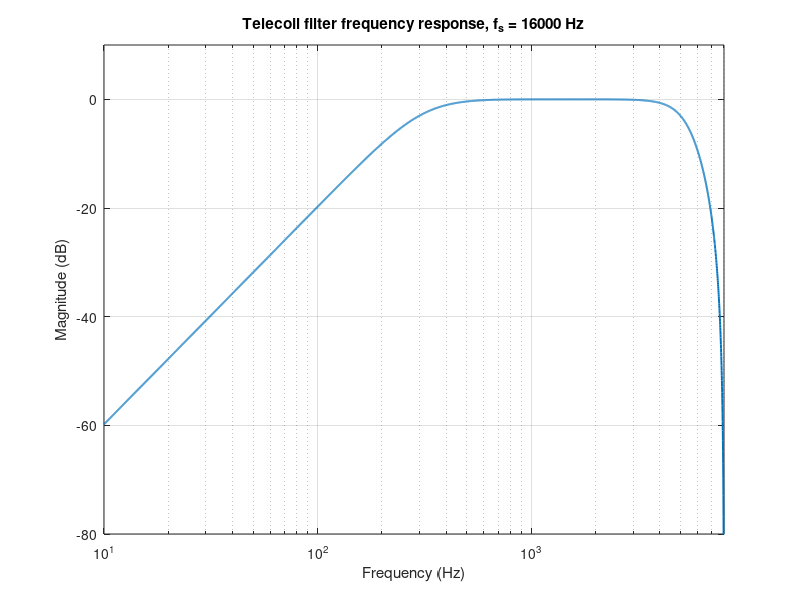

Here is the MATLAB script that generated this plot: (Note: this script raises an error after producing the figure.)
function verify_dsp()
%VERIFY_DSP Independent MATLAB verification of portable DSP algorithms.
%
% This script reproduces the equations and constants implemented by the C
% application modules without calling the firmware itself. It provides an
% independent numerical cross-check of:
%   1) telecoil two-biquad frequency response at 16 kHz and 48 kHz;
%   2) telecoil DC and impulse stability criteria used by the unit tests;
%   3) audio_dynamics DC blocker, block AGC, smoothing and limiter behaviour;
%   4) Q15 gain/saturation arithmetic used by audio_processing;
%   5) the 20 dB RMS signal-quality decision boundary.
%
% No specialised MATLAB toolbox is required. Figures are written to
% MATLAB/results so they can be retained as supplementary verification
% evidence if desired.

clc;
close all;

root = fileparts(mfilename('fullpath'));
results_dir = fullfile(root, 'results');
if ~exist(results_dir, 'dir')
    mkdir(results_dir);
end

fprintf('=== Independent MATLAB DSP verification ===\n');

%% 1. Telecoil filter frequency response
rates = [16000, 48000];

for fs = rates
    sos = telecoil_coefficients(fs);
    f = logspace(log10(10), log10(fs/2), 5000);
    H = cascade_response(sos, fs, f);
    mag_db = 20*log10(max(abs(H), 1e-12));

    figure('Name', sprintf('Telecoil filter %d Hz', fs));
    semilogx(f, mag_db, 'LineWidth', 1.4);
    grid on;
    xlabel('Frequency (Hz)');
    ylabel('Magnitude (dB)');
    title(sprintf('Telecoil filter frequency response, f_s = %d Hz', fs));
    xlim([10 fs/2]);
    ylim([-80 10]);
    yline(0, '--');
    exportgraphics(gcf, fullfile(results_dir, sprintf('telecoil_filter_%dkHz.png', fs/1000)), 'Resolution', 180);

    p50 = abs(cascade_response(sos, fs, 50)).^2;
    p1k = abs(cascade_response(sos, fs, 1000)).^2;

    assert(p1k > 0.81 && p1k < 1.21, ...
        '1 kHz pass-band power ratio failed at %d Hz.', fs);
    assert(p50 < 0.0016, ...
        '50 Hz rejection failed at %d Hz.', fs);

    if fs == 16000
        phigh = abs(cascade_response(sos, fs, 7000)).^2;
        assert(phigh < 0.01, '7 kHz rejection failed at 16 kHz.');
    else
        phigh = abs(cascade_response(sos, fs, 12000)).^2;
        assert(phigh < 0.0144, '12 kHz rejection failed at 48 kHz.');
    end

    fprintf('Telecoil filter %d Hz: PASS\n', fs);
end

%% 2. Telecoil DC decay and impulse stability (matches C test intent)
fs = 48000;
sos = telecoil_coefficients(fs);

step_in = ones(4000, 1);
step_out = run_biquad_cascade(sos, step_in);
assert(abs(step_out(end)) < 0.001, 'Telecoil DC decay criterion failed.');

impulse = [1; zeros(3000, 1)];
impulse_out = run_biquad_cascade(sos, impulse);
assert(abs(impulse_out(end)) < 1e-4, 'Telecoil impulse stability criterion failed.');

figure('Name', 'Telecoil transient verification');
tiledlayout(2,1);
nexttile;
plot(step_out, 'LineWidth', 1.2);
grid on;
xlabel('Sample'); ylabel('Amplitude');
title('Telecoil filter response to DC input');
nexttile;
plot(impulse_out, 'LineWidth', 1.2);
grid on;
xlabel('Sample'); ylabel('Amplitude');
title('Telecoil filter impulse response');
exportgraphics(gcf, fullfile(results_dir, 'telecoil_transients.png'), 'Resolution', 180);
fprintf('Telecoil DC/impulse stability: PASS\n');

%% 3. Q15 gain and saturation arithmetic
samples = int16([-32768, -20000, -1000, 0, 1000, 20000, 32767]);
for gain_q15 = int32([16384, 32768, 65536])
    y = arrayfun(@(x) apply_gain_q15(x, gain_q15), samples);
    ideal = double(samples) .* (double(gain_q15)/32768);
    ideal = min(max(round_away_from_zero_half(ideal), -32768), 32767);
    assert(all(double(y) == ideal), 'Q15 gain arithmetic mismatch.');
end
assert(apply_gain_q15(int16(1234), int32(-1)) == 0, ...
    'Negative-gain rejection mismatch.');
fprintf('Q15 gain and saturation arithmetic: PASS\n');

%% 4. Audio dynamics cross-check using the exact C defaults
cfg.dc_alpha_q15 = int32(32604);
cfg.target_peak = int32(24000);
cfg.min_gain_q15 = int32(8192);
cfg.max_gain_q15 = int32(65536);
cfg.attack_shift = 1;
cfg.release_shift = 4;

fs = 16000;
t = (0:1/fs:1.2-1/fs).';
% Deliberately includes DC offset and three amplitude regions so the AGC is
% forced to attenuate and recover while preserving deterministic behaviour.
x = 3500 + ...
    7000*sin(2*pi*700*t) .* (t < 0.40) + ...
    30000*sin(2*pi*700*t) .* (t >= 0.40 & t < 0.80) + ...
    5000*sin(2*pi*700*t) .* (t >= 0.80);
x = int16(min(max(round(x), -32768), 32767));

block_size = 128;
[y, gain_trace] = run_audio_dynamics_c(cfg, x, block_size);

assert(max(abs(double(y))) <= double(cfg.target_peak), ...
    'Audio dynamics limiter exceeded target peak.');
assert(abs(mean(double(y(end-999:end)))) < abs(mean(double(x(end-999:end)))), ...
    'DC blocker did not reduce residual DC.');
assert(min(gain_trace) < 32768, 'AGC did not attenuate the loud region.');
assert(gain_trace(end) > min(gain_trace), 'AGC did not recover after attenuation.');

figure('Name', 'Audio dynamics verification');
tiledlayout(2,1);
nexttile;
plot(t, double(x), 'LineWidth', 0.8); hold on;
plot(t, double(y), 'LineWidth', 0.8);
grid on;
xlabel('Time (s)'); ylabel('PCM counts');
title('Audio dynamics input/output');
legend('Input', 'Output', 'Location', 'best');
nexttile;
block_time = ((0:numel(gain_trace)-1) * block_size) / fs;
plot(block_time, double(gain_trace)/32768, 'LineWidth', 1.2);
grid on;
xlabel('Time (s)'); ylabel('Gain (x)');
title('Block AGC gain trajectory');
exportgraphics(gcf, fullfile(results_dir, 'audio_dynamics.png'), 'Resolution', 180);
fprintf('Audio dynamics DC blocker / AGC / limiter: PASS\n');

%% 5. 20 dB RMS signal-quality criterion
noise = 1000;
ratio = linspace(0.1, 20, 1000);
signal = ratio * noise;
snr_db = 20*log10(ratio);
integer_class = signal >= 10*noise;
analytic_class = snr_db >= 20;
assert(all(integer_class == analytic_class), ...
    '20 dB integer classifier disagrees with analytic RMS criterion.');
assert((1000 >= 10*100) && ~(999 >= 10*100), ...
    'Exact 20 dB boundary check failed.');

figure('Name', '20 dB RMS classification');
semilogx(ratio, snr_db, 'LineWidth', 1.4); hold on;
yline(20, '--');
xline(10, '--');
grid on;
xlabel('RMS amplitude ratio S/N');
ylabel('20 log_{10}(S/N) (dB)');
title('Equivalence of 20 dB criterion and 10:1 RMS amplitude ratio');
exportgraphics(gcf, fullfile(results_dir, 'signal_quality_20dB.png'), 'Resolution', 180);
fprintf('20 dB RMS signal-quality criterion: PASS\n');

fprintf('\nALL MATLAB DSP CHECKS PASSED\n');
fprintf('Figures written to: %s\n', results_dir);
end

function sos = telecoil_coefficients(fs)
% Rows are [b0 b1 b2 a1 a2] and exactly mirror telecoil_filter.c.
if fs == 16000
    sos = [ ...
        0.37827911,  0.75655823,  0.37827911,  0.42877652, 0.22427533; ...
        1.00000000, -2.00000000,  1.00000000, -1.83373199, 0.84753178];
elseif fs == 48000
    sos = [ ...
        0.06510831,  0.13021662,  0.06510831, -1.17296298, 0.44398134; ...
        1.00000000, -2.00000000,  1.00000000, -1.94510494, 0.94677483];
else
    error('Unsupported sample rate.');
end
end

function H = cascade_response(sos, fs, f)
w = 2*pi*double(f)/double(fs);
z1 = exp(-1j*w);
z2 = z1.^2;
H = ones(size(w));
for k = 1:size(sos,1)
    b0 = sos(k,1); b1 = sos(k,2); b2 = sos(k,3);
    a1 = sos(k,4); a2 = sos(k,5);
    H = H .* ((b0 + b1*z1 + b2*z2) ./ (1 + a1*z1 + a2*z2));
end
end

function y = run_biquad_cascade(sos, x)
y = double(x(:));
for stage = 1:size(sos,1)
    b0 = sos(stage,1); b1 = sos(stage,2); b2 = sos(stage,3);
    a1 = sos(stage,4); a2 = sos(stage,5);
    x1 = 0; x2 = 0; y1 = 0; y2 = 0;
    out = zeros(size(y));
    for n = 1:numel(y)
        xn = y(n);
        yn = b0*xn + b1*x1 + b2*x2 - a1*y1 - a2*y2;
        x2 = x1; x1 = xn;
        y2 = y1; y1 = yn;
        out(n) = yn;
    end
    y = out;
end
end

function out = apply_gain_q15(sample, gain_q15)
if gain_q15 < 0
    out = int16(0);
    return;
end
scaled = int64(sample) * int64(gain_q15);
if scaled >= 0
    rounded = scaled + int64(16384);
else
    rounded = scaled - int64(16384);
end
value = fix(double(rounded)/32768); % C signed integer division truncates toward zero.
value = min(max(value, -32768), 32767);
out = int16(value);
end

function y = round_away_from_zero_half(x)
% Mirrors the C Q15 helper's explicit +/- 0.5 LSB bias before truncation.
y = zeros(size(x));
pos = x >= 0;
y(pos) = floor(x(pos) + 0.5);
y(~pos) = ceil(x(~pos) - 0.5);
end

function [out, gain_trace] = run_audio_dynamics_c(cfg, x, block_size)
% Integer model that mirrors AudioDynamics_ProcessBlock() semantics.
x = int16(x(:));
out = zeros(size(x), 'int16');
current_gain = int32(32768);
dc_x_prev = int32(0);
dc_y_prev = int32(0);
num_blocks = ceil(numel(x)/block_size);
gain_trace = zeros(num_blocks, 1, 'int32');

for b = 1:num_blocks
    first = (b-1)*block_size + 1;
    last = min(b*block_size, numel(x));
    block = x(first:last);
    peak = max(abs(double(block)));

    if peak == 0
        target = cfg.max_gain_q15;
    else
        target64 = fix((double(cfg.target_peak)*32768)/peak);
        target64 = min(max(target64, double(cfg.min_gain_q15)), double(cfg.max_gain_q15));
        target = int32(target64);
    end

    if target < current_gain
        shift = cfg.attack_shift;
    else
        shift = cfg.release_shift;
    end
    current_gain = smooth_gain_c(current_gain, target, shift);
    gain_trace(b) = current_gain;

    for n = first:last
        xi = int32(x(n));
        feedback = int64(cfg.dc_alpha_q15) * int64(dc_y_prev);
        feedback_q15 = int32(fix(double(feedback)/32768));
        yi = xi - dc_x_prev + feedback_q15;
        dc_x_prev = xi;
        dc_y_prev = yi;

        scaled = int64(yi) * int64(current_gain);
        sample = int32(fix(double(scaled)/32768));
        sample = min(max(sample, -cfg.target_peak), cfg.target_peak);
        out(n) = int16(sample);
    end
end
end

function updated = smooth_gain_c(current, target, shift)
if shift == 0
    updated = target;
    return;
end
% arm-none-eabi-gcc performs an arithmetic right shift for signed int32_t.
delta = int32(target - current);
step = floor(double(delta) / 2^double(shift));
updated = int32(double(current) + step);
end
